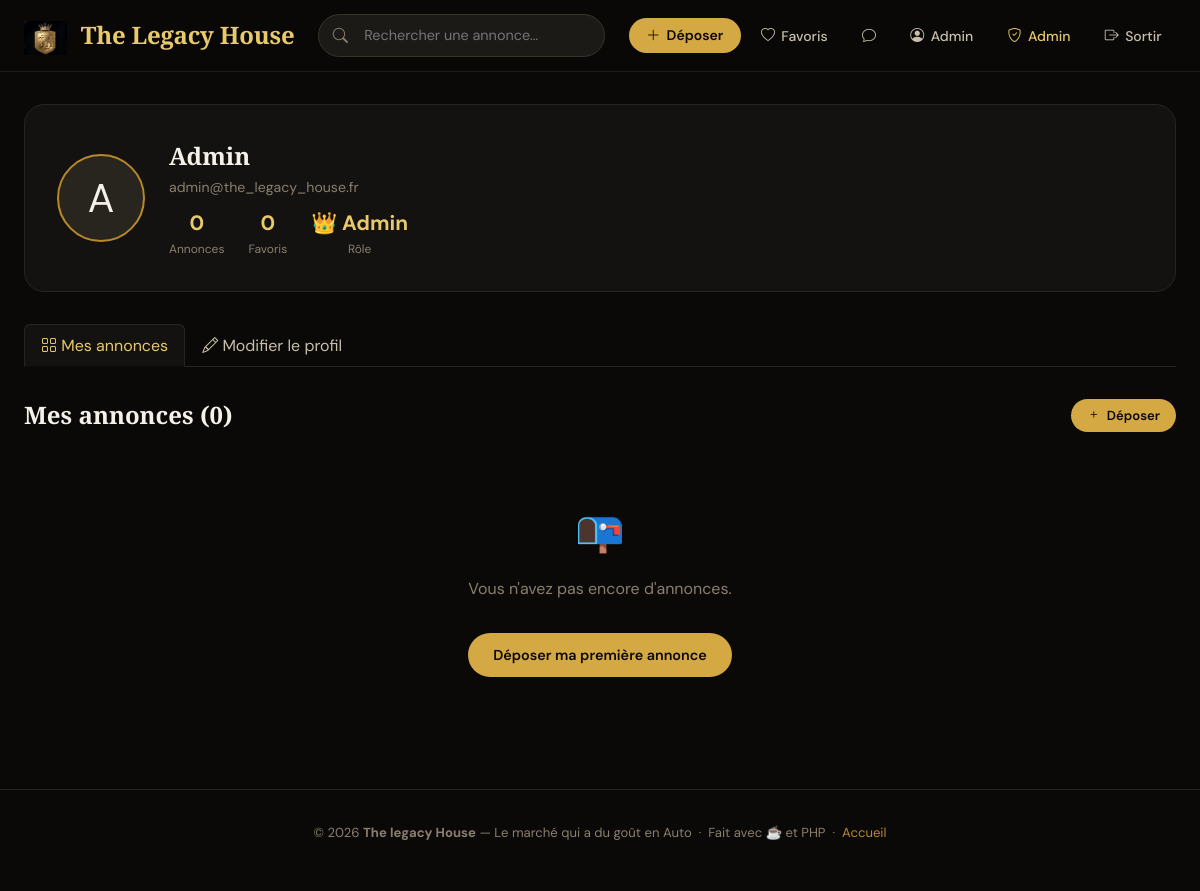
The page /profil.php (signed in) on the database its author committed.
### tables this page shows
CREATE TABLE `users` (
  `id`         INT UNSIGNED    NOT NULL AUTO_INCREMENT,
  `pseudo`     VARCHAR(60)     NOT NULL,
  `email`      VARCHAR(180)    NOT NULL,
  `password`   VARCHAR(255)    NOT NULL,
  `avatar`     VARCHAR(255)    DEFAULT NULL,
  `role`       ENUM('member','admin') NOT NULL DEFAULT 'member',
  `is_active`  TINYINT(1)      NOT NULL DEFAULT 1,
  `created_at` DATETIME        NOT NULL DEFAULT CURRENT_TIMESTAMP,
  PRIMARY KEY (`id`),
  UNIQUE KEY `email` (`email`)
);

### includes/functions.php (called while the page is built, shortened)
<?php
function isLoggedIn(): bool {
    return !empty($_SESSION['user_id']);
}
function currentUser(): ?array {
    static $user = null;
    if ($user === null) {
        $pdo  = getPDO();
        $stmt = $pdo->prepare('SELECT * FROM users WHERE id = ? AND is_active = 1');
        $stmt->execute([$_SESSION['user_id']]);
        $user = $stmt->fetch() ?: null;
    }
    return $user;
}
function h(string $s): string {
    return htmlspecialchars($s, ENT_QUOTES | ENT_SUBSTITUTE, 'UTF-8');
}

### profil.php (the view, shortened to what this page needs)
<?php
require_once __DIR__ . '/includes/functions.php';
$user = currentUser();
$pdo  = getPDO();
$user = currentUser();
$s = $pdo->prepare('SELECT COUNT(*) FROM annonces WHERE user_id = ?');
$s->execute([$user['id']]);
$nbAnnonces = (int)$s->fetchColumn();
$s2 = $pdo->prepare('SELECT COUNT(*) FROM favoris WHERE user_id = ?');
$s2->execute([$user['id']]);
$nbFavoris = (int)$s2->fetchColumn();
$myAnn = $pdo->prepare('SELECT a.*, c.icon AS cat_icon FROM annonces a LEFT JOIN categories c ON c.id=a.category_id WHERE a.user_id=? ORDER BY a.created_at DESC');
$myAnn->execute([$user['id']]);
$annonces = $myAnn->fetchAll();
require_once __DIR__ . '/includes/header.php';
?>
<div class="page-wrap">
  <div class="profile-header fade-up">
    <div class="profile-avatar-wrap">
      <?php if ($user['avatar']): ?>
        <img src="<?= BASE_URL ?>/uploads/<?= h($user['avatar']) ?>" alt="avatar">
      <?php else: ?>
        <?= mb_strtoupper(mb_substr($user['pseudo'], 0, 1)) ?>
      <?php endif; ?>
    </div>
    <div style="flex:1">
      <div class="profile-name"><?= h($user['pseudo']) ?></div>
      <div style="color:var(--text-300);font-size:.88rem"><?= h($user['email']) ?></div>
      <div class="profile-stats">
        <div class="stat-item"><div class="stat-val"><?= $nbAnnonces ?></div><div class="stat-lbl">Annonces</div></div>
        <div class="stat-item"><div class="stat-val"><?= $nbFavoris ?></div><div class="stat-lbl">Favoris</div></div>
        <div class="stat-item">
          <div class="stat-val" style="color:<?= $user['role']==='admin' ? 'var(--gold-400)' : 'var(--text-100)' ?>">
            <?= $user['role'] === 'admin' ? '👑 Admin' : 'Membre' ?>
          </div>
          <div class="stat-lbl">Rôle</div>
        </div>
      </div>
    </div>
  </div>
  <ul class="nav nav-tabs" style="border-color:var(--bg-600);margin-bottom:2rem" id="profileTabs">
    <li class="nav-item">
      <button class="nav-link active" style="color:var(--text-200);background:none;border-color:transparent"
              data-bs-toggle="tab" data-bs-target="#tab-annonces">
        <i class="bi bi-grid"></i> Mes annonces
      </button>
    </li>
    <li class="nav-item">
      <button class="nav-link" style="color:var(--text-200);background:none;border-color:transparent"
              data-bs-toggle="tab" data-bs-target="#tab-edit">
        <i class="bi bi-pencil"></i> Modifier le profil
      </button>
    </li>
  </ul>
  <div class="tab-content">
    <div class="tab-pane fade show active" id="tab-annonces">
      <div style="display:flex;justify-content:space-between;align-items:center;margin-bottom:1.2rem">
        <h2 class="section-title" style="margin:0">Mes annonces (<?= $nbAnnonces ?>)</h2>
        <a href="<?= BASE_URL ?>/annonce/create.php" class="btn btn-gold btn-sm">
          <i class="bi bi-plus"></i> Déposer
        </a>
      </div>
      <?php if (empty($annonces)): ?>
        <div style="text-align:center;padding:3rem;color:var(--text-300)">
          <div style="font-size:2.5rem;margin-bottom:.8rem">📭</div>
          <p>Vous n'avez pas encore d'annonces.</p>
          <a href="<?= BASE_URL ?>/annonce/create.php" class="btn btn-gold" style="margin-top:1rem">
            Déposer ma première annonce
          </a>
        </div>
      <?php endif; ?>
    </div>
  </div>
</div>
<?php require_once __DIR__ . '/includes/footer.php'; ?>

### includes/header.php (shortened to what this page needs)
<?php
require_once __DIR__ . '/functions.php';
$user = currentUser();
?>
<!DOCTYPE html>
<html lang="fr">
<head>
  <link rel="stylesheet" href="https://cdn.jsdelivr.net/npm/bootstrap@5.3.3/dist/css/bootstrap.min.css">
  <link rel="stylesheet" href="https://cdn.jsdelivr.net/npm/bootstrap-icons@1.11.3/font/bootstrap-icons.min.css">
  <link rel="stylesheet" href="<?= BASE_URL ?>/css/style.css">
</head>
<body>
<nav class="the_legacy_house-nav">
  <div class="nav-inner">
  <a href="<?= BASE_URL ?>/index.php" class="nav-brand">
  <img src="<?= BASE_URL ?>/uploads/logo.png" alt="Logo" style="height:34px; width:auto; vertical-align:middle; margin-right:8px;">
  The Legacy House
</a>
    <div class="nav-search-wrap">
      <form method="GET" action="<?= BASE_URL ?>/index.php">
        <input type="search" name="q"
               placeholder="Rechercher une annonce…"
               value="<?= h($_GET['q'] ?? '') ?>">
      </form>
    </div>
    <div class="nav-links">
      <?php if ($user): ?>
        <a href="<?= BASE_URL ?>/annonce/create.php" class="btn-publish btn">
          <i class="bi bi-plus-lg"></i> Déposer
        </a>
        <a href="<?= BASE_URL ?>/favoris.php">
          <i class="bi bi-heart"></i> Favoris
        </a>
        <a href="<?= BASE_URL ?>/messagerie.php">
          <i class="bi bi-chat"></i>
        </a>
        <a href="<?= BASE_URL ?>/profil.php">
          <i class="bi bi-person-circle"></i>
          <?= h($user['pseudo']) ?>
        </a>
        <?php if ($user['role'] === 'admin'): ?>
          <a href="<?= BASE_URL ?>/admin/index.php" style="color:var(--gold-400)">
            <i class="bi bi-shield-check"></i> Admin
          </a>
        <?php endif; ?>
        <form method="POST" action="<?= BASE_URL ?>/logout.php" style="display:inline">
          <button type="submit"><i class="bi bi-box-arrow-right"></i> Sortir</button>
        </form>
      <?php else: ?>
        <a href="<?= BASE_URL ?>/login.php"><i class="bi bi-person"></i> Connexion</a>
        <a href="<?= BASE_URL ?>/register.php" class="btn-publish btn">S'inscrire</a>
      <?php endif; ?>
    </div>
  </div>
</nav>
<main>

### css/style.css (style rules this page uses)
:root { --bg-900: #0a0908; --bg-800: #131210; --bg-700: #1c1a17; --bg-600: #28251f; --bg-500: #38342b; --gold-400: #e8c96b; --gold-500: #d4a843; --gold-600: #b8882a; --text-100: #f5f0e8; --text-200: #c8bfaa; --text-300: #8a7f6e; --accent-green: #4ade80; --accent-blue: #60a5fa; --accent-orange: #fb923c; --accent-red: #f87171; --radius-sm: 6px; --radius-md: 12px; --radius-lg: 20px; --shadow-sm: 0 1px 3px rgba(0,0,0,.4); --shadow-md: 0 4px 16px rgba(0,0,0,.5); --shadow-lg: 0 12px 40px rgba(0,0,0,.6); --shadow-gold: 0 0 20px rgba(212,168,67,.15); --transition: .22s cubic-bezier(.4,0,.2,1); }
*, *::before, *::after { box-sizing: border-box; margin: 0; padding: 0; }
html { scroll-behavior: smooth; }
body { font-family: 'DM Sans', sans-serif; background: var(--bg-900); color: var(--text-100); min-height: 100vh; line-height: 1.6; -webkit-font-smoothing: antialiased; }
.the_legacy_house-nav { position: sticky; top: 0; z-index: 1000; background: rgba(10,9,8,.92); backdrop-filter: blur(20px); -webkit-backdrop-filter: blur(20px); border-bottom: 1px solid rgba(212,168,67,.12); }
.nav-inner { max-width: 1380px; margin: 0 auto; display: flex; align-items: center; gap: 1.5rem; padding: .9rem 1.5rem; }
.nav-brand { font-family: 'Playfair Display', serif; font-size: 1.5rem; font-weight: 700; color: var(--gold-400); text-decoration: none; letter-spacing: -.01em; flex-shrink: 0; }
.nav-search-wrap { flex: 1; max-width: 520px; position: relative; }
.nav-search-wrap input { width: 100%; background: var(--bg-700); border: 1px solid var(--bg-500); border-radius: 50px; padding: .55rem 1.2rem .55rem 2.8rem; color: var(--text-100); font-family: inherit; font-size: .9rem; transition: border-color var(--transition), box-shadow var(--transition); }
.nav-links { display: flex; align-items: center; gap: .35rem; margin-left: auto; }
.nav-links a, .nav-links button { display: flex; align-items: center; gap: .4rem; padding: .45rem .9rem; border-radius: 50px; font-size: .875rem; font-weight: 500; color: var(--text-200); text-decoration: none; background: none; border: none; cursor: pointer; transition: color var(--transition), background var(--transition); font-family: inherit; }
.nav-links .btn-publish { background: var(--gold-500); color: var(--bg-900) !important; font-weight: 600; padding: .45rem 1.1rem; }
.page-wrap { max-width: 1380px; margin: 0 auto; padding: 2rem 1.5rem 4rem; }
.section-title { font-family: 'Playfair Display', serif; font-size: 1.5rem; font-weight: 700; color: var(--text-100); margin-bottom: 1.5rem; display: flex; align-items: center; gap: .7rem; }
.section-title::after { content: ''; flex: 1; height: 1px; background: linear-gradient(90deg, var(--bg-500) 0%, transparent 100%); }
.btn { display: inline-flex; align-items: center; justify-content: center; gap: .4rem; padding: .7rem 1.6rem; border-radius: 50px; border: none; cursor: pointer; font-family: inherit; font-size: .9rem; font-weight: 600; text-decoration: none; transition: all var(--transition); white-space: nowrap; }
.btn-gold { background: var(--gold-500); color: var(--bg-900); }
.btn-sm { padding: .4rem 1rem; font-size: .82rem; }
.profile-header { background: var(--bg-800); border: 1px solid var(--bg-600); border-radius: var(--radius-lg); padding: 2rem; display: flex; gap: 1.5rem; align-items: center; margin-bottom: 2rem; }
.profile-avatar-wrap { width: 88px; height: 88px; border-radius: 50%; background: var(--bg-600); display: flex; align-items: center; justify-content: center; font-size: 2.5rem; flex-shrink: 0; overflow: hidden; border: 2px solid var(--gold-600); }
.profile-name { font-family: 'Playfair Display', serif; font-size: 1.5rem; font-weight: 700; }
.profile-stats { display: flex; gap: 1.5rem; margin-top: .5rem; }
.stat-item { text-align: center; }
.stat-val { font-size: 1.3rem; font-weight: 700; color: var(--gold-400); }
.stat-lbl { font-size: .75rem; color: var(--text-300); }
.fade-up { animation: fadeUp .45s ease both; }

### profil.php (style rules this page uses)
.nav-tabs .nav-link.active { color: var(--gold-400) !important; border-color: var(--bg-600) var(--bg-600) var(--bg-900) !important; background: var(--bg-800) !important; }

### rows shown on the page
users: pseudo "Admin", pseudo "A", email "admin@the_legacy_house.fr"

### other values the page prints
$nbAnnonces "0"
$nbFavoris "0"
SITE_NAME "The legacy House"
SITE_TAGLINE "Le marché qui a du goût en Auto"
